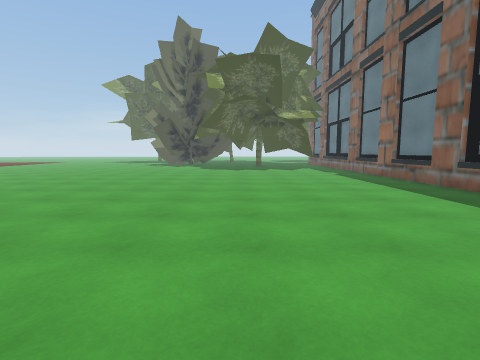
view 1 (above)

24 first-person views from a walk through a scene from a Unity 3-D project. The camera is 1.4 m above the floor, tilts 6° down and sees 85° across. The floor is counted in squares, 1 m on a side. Each view is taken from the middle of a square. On the plan, view 1 faces up. The plan holds only what a view shows up to about 13 squares ahead; the rest is blank. The place goes on beyond the plan. The player is left out. Some surface patterns are stand-ins.

view 2
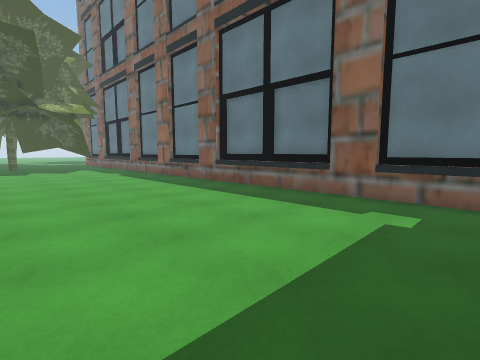

view 3
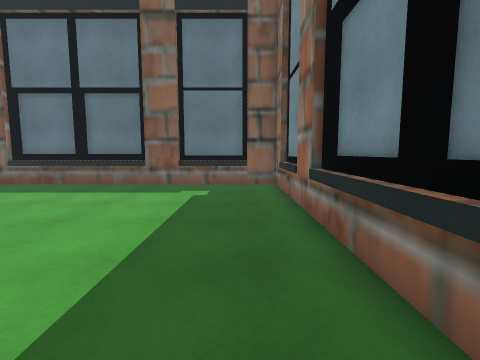

view 4
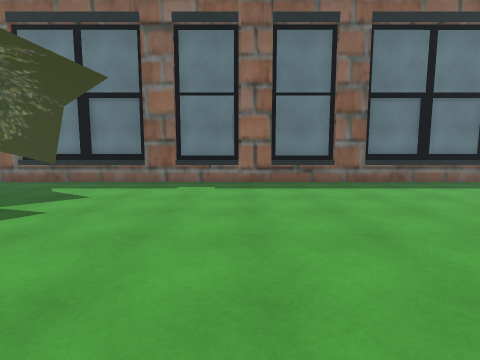

view 5
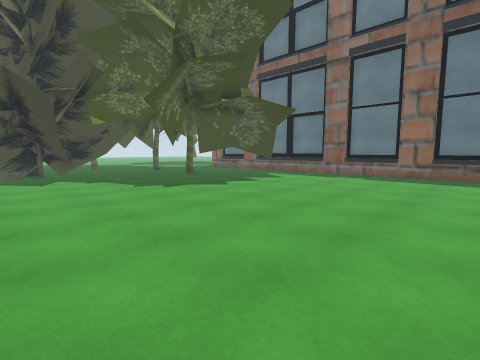

view 6
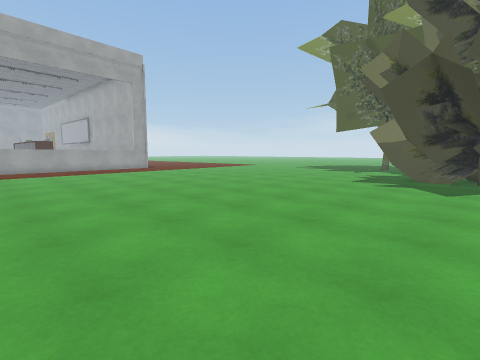

view 7
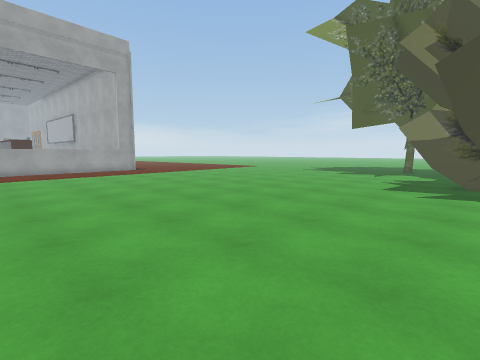

view 8
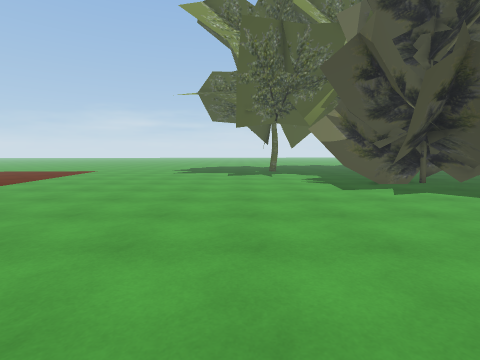

view 9
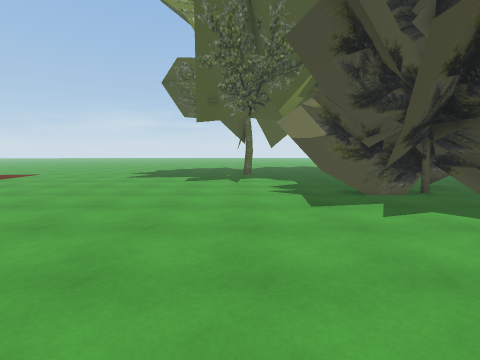

view 10
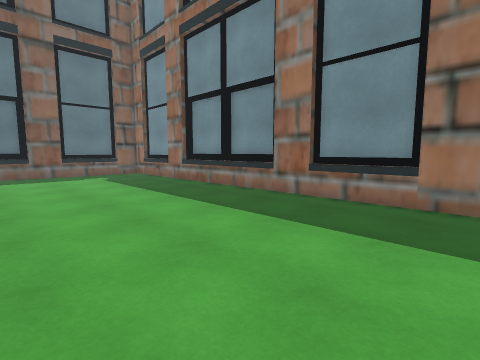

view 11
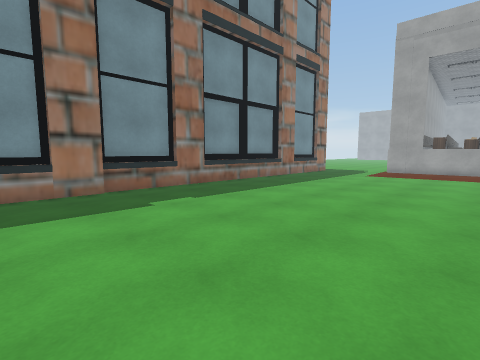

view 12
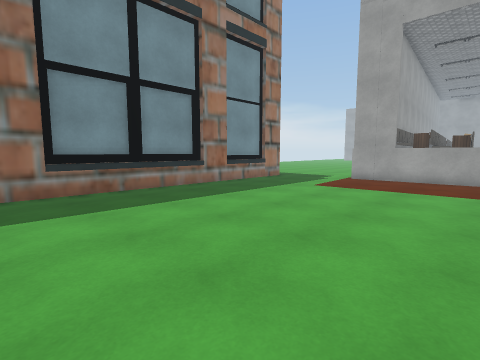

view 13
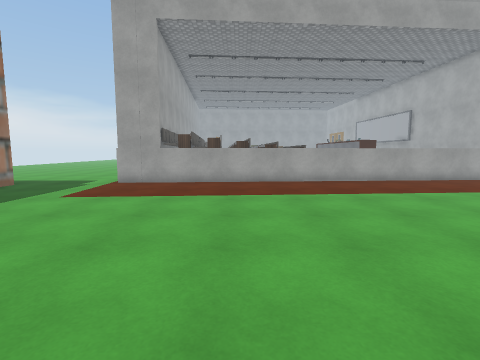

view 14
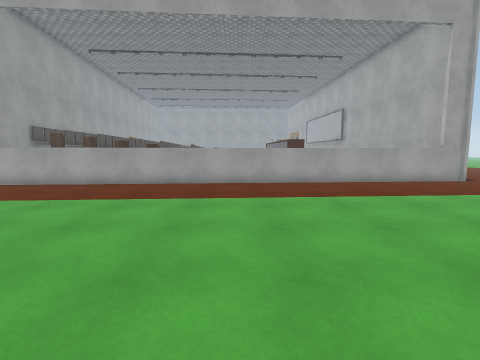

view 15
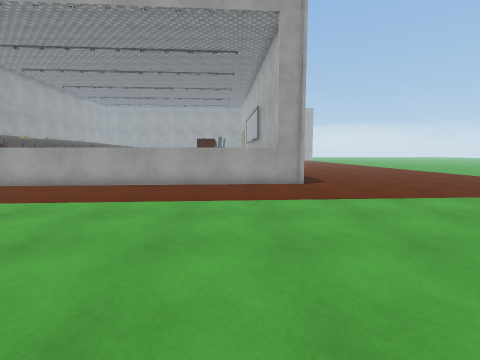

view 16
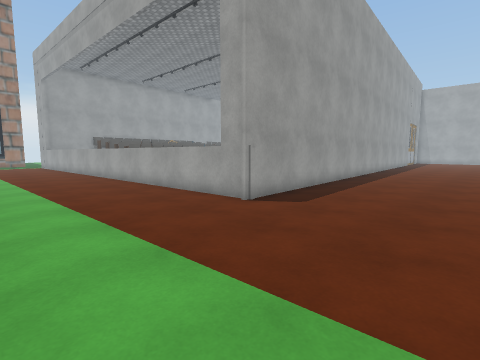

view 17
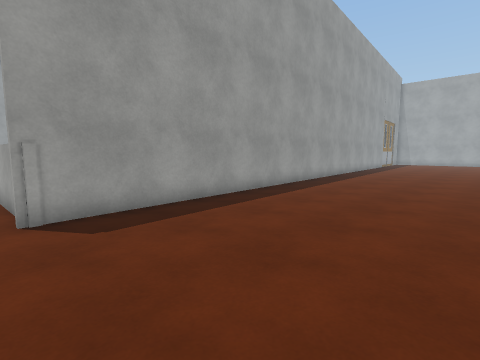

view 18
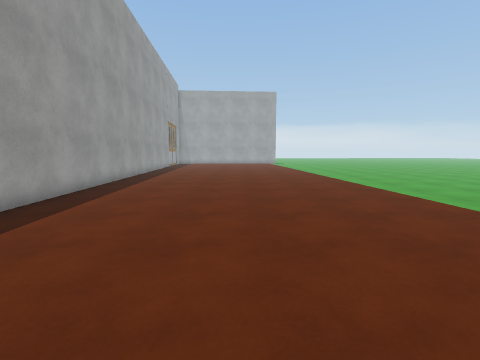

view 19
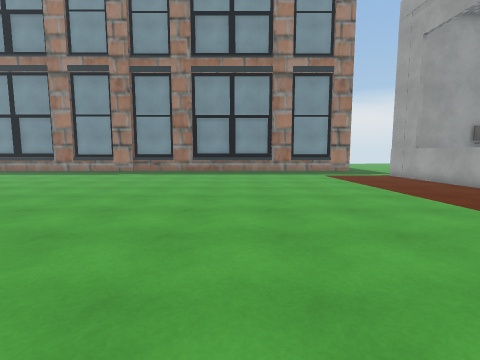

view 20
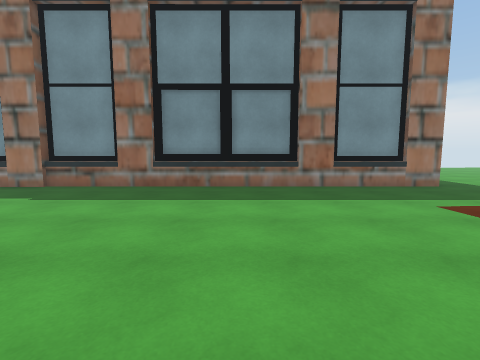

view 21
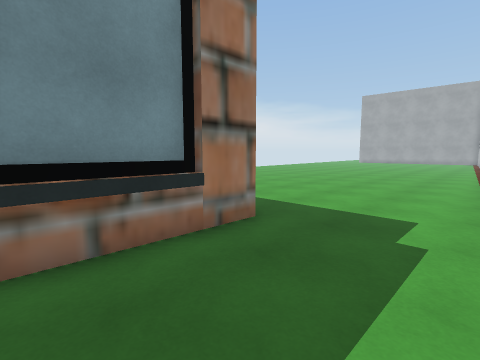

view 22
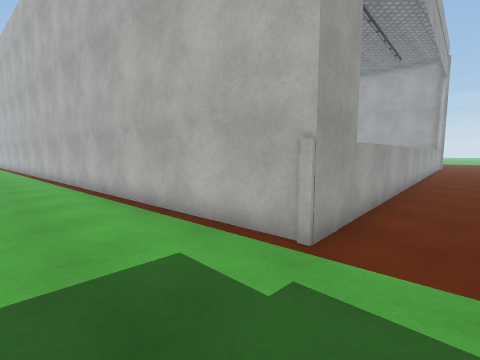

view 23
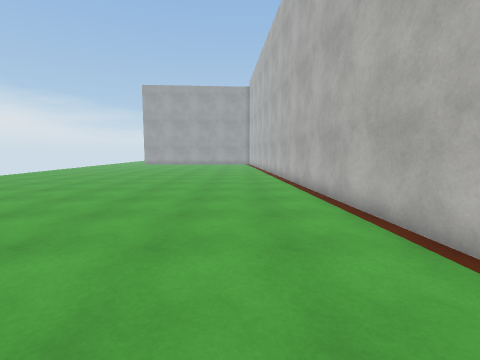

view 24
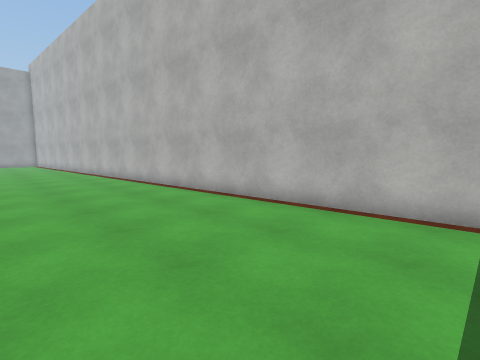

### Floor plan
Key: @ floor where view 1 was taken; # wall or solid block; . floor; B building; O other object.
Columns run from 41 left of view 1 to 9 right of it. Each row starts with its distance up from view 1.
 32 ................   ..............OOO
 31 ...............................OOOOOOO
 30 ................................#OOOO
 29 .................................#O.OO
 28 .................................O..O
 27 ....................................             .#
 26 ............##........................          .BB
 25 ##############.........................       #..BB
 24              #..........................      .#.BB
 23              #...........................   ...#.BB
 22              ##........................... ......BB
 21               #..................................BB
 20               #...................................#
 19               #..................................B#
 18               #..................................BB
 17               #..................................BB
 16               #..................................B#
 15               #...................................#
 14               #..............    ................BB
 13               #..................................BB
 12               #..................................BB
 11               #...................................#
 10               #..................................BB
  9               #..................................BB
  8               ##.................................BB
  7                #.................................BB
  6                #.................................BB
  5                #.................................BB
  4                #.................................B#
  3              ###..................................#
  2 ##############...................................BB
  1 .................................................BB
  0 .........................................@.......BB
 -1 ..................................................#
 -2 ................##BBB#BBBBBB##BB##BBB#BBBBBB##BBB##
 -3 ................
 -4 ...............

Where each view was taken, in squares from view 1:
view 1: 0 up, 0 right, facing up
view 2: 0 up, 0 right, facing up-right
view 3: 0 up, 3 left, facing right
view 4: 16 up, 4 left, facing right
view 5: 12 up, 8 left, facing up-right
view 6: 15 up, 5 left, facing up-left
view 7: 17 up, 7 left, facing up-left
view 8: 18 up, 14 left, facing up
view 9: 21 up, 12 left, facing up
view 10: 6 up, 9 left, facing down-right
view 11: 8 up, 6 left, facing down-left
view 12: 8 up, 12 left, facing down-left
view 13: 8 up, 14 left, facing left
view 14: 15 up, 15 left, facing left
view 15: 23 up, 16 left, facing left
view 16: 31 up, 22 left, facing down-left
view 17: 32 up, 27 left, facing down-left
view 18: 31 up, 28 left, facing left
view 19: 18 up, 17 left, facing down
view 20: 9 up, 17 left, facing down
view 21: 2 up, 21 left, facing down-left
view 22: 1 down, 24 left, facing up-left
view 23: 1 down, 28 left, facing left
view 24: 4 down, 27 left, facing up-left
